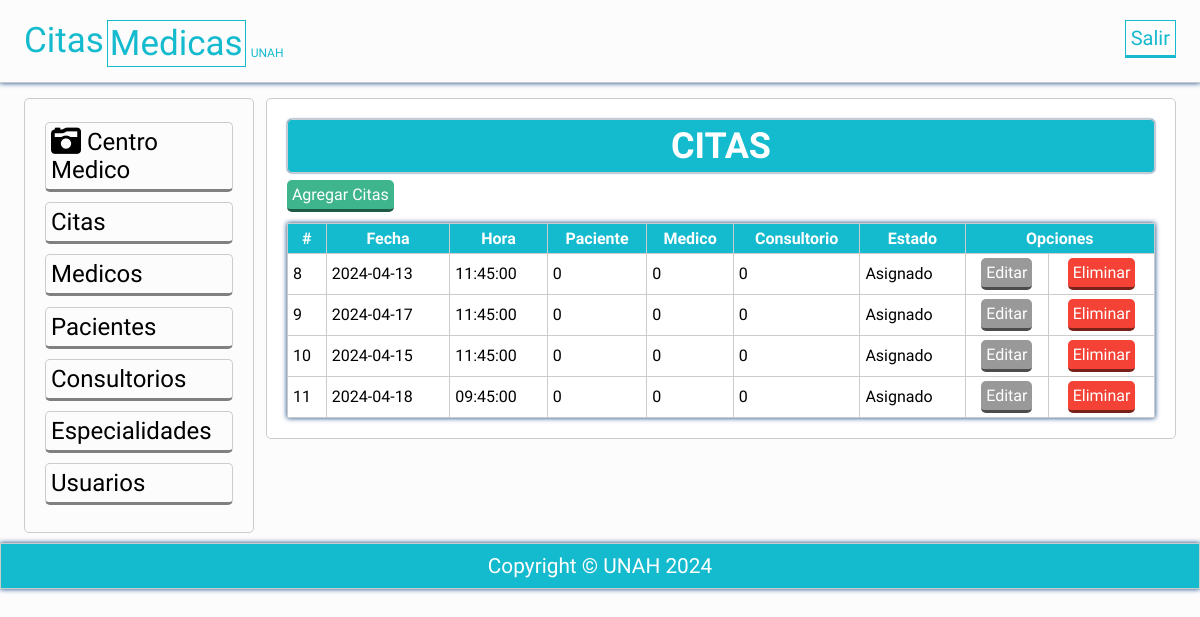
Page /vista/citas_vista.php on the committed database.
### tables this page shows
CREATE TABLE `citas` (
  `idcita` int(11) NOT NULL,
  `citfecha` date NOT NULL,
  `cithora` time NOT NULL,
  `citPaciente` int(11) NOT NULL,
  `citMedico` int(11) NOT NULL,
  `citConsultorio` int(11) NOT NULL,
  `citestado` enum('Asignado','atendido') NOT NULL,
  `citobservaciones` text NOT NULL
);

### vista/citas_vista.php (the view, shortened to what this page needs)
<?php
try{
	$conexion = new PDO('mysql:host=localhost;dbname=centromedico','root','');
}catch(PDOException $e){
	echo "Error: ". $e->getMessage();
}
$consulta = $conexion -> prepare("
		SELECT 	* FROM citas order by idcita limit 5");
$consulta ->execute();
$consulta = $consulta ->fetchAll();
?>
<?php include 'plantillas/header.php'; ?>
	<section class="main">
		<div class="wrapp">
			<?php include 'plantillas/nav.php'; ?>
				<article>
					<div class="mensaje">
						<h2>CITAS</h2>
					</div>
					<a class="agregar" href="agregarcitas.php">Agregar Citas</a>
					<table class="tabla">
						  <tr>
							<th>#</th>
							<th>Fecha</th>
							<th>Hora</th>
							<th>Paciente</th>
							<th>Medico</th>
							<th>Consultorio</th>
							<th>Estado</th>
							<th colspan="2">Opciones</th>
						  </tr>
						<?php foreach ($consulta as $Sql): ?>
						<tr>
						<?php echo "<td class='mayusculas'>". $Sql['idcita']. "</td>"; ?>
						<?php echo "<td class='mayusculas'>". $Sql['citfecha']. "</td>"; ?>
						<?php echo "<td class='mayusculas'>". $Sql['cithora']. "</td>"; ?>
						<?php echo "<td class='mayusculas'>". $Sql['citPaciente']. "</td>"; ?>
						<?php echo "<td class='mayusculas'>". $Sql['citMedico']. "</td>"; ?>
						<?php echo "<td class='mayusculas'>". $Sql['citConsultorio']. "</td>"; ?>
						<?php echo "<td class='mayusculas'>". $Sql['citestado']. "</td>"; ?>
                        <?php echo "<td class='centrar'>"."<a href='actualizarcitas.php?idcita=".$Sql['idcita']."' class='editar'>Editar</a>". "</td>"; ?>
						<?php echo "<td class='centrar'>"."<a href='eliminar_citas.php?idcita=".$Sql['idcita']."' class='eliminar'>Eliminar</a>". "</td>"; ?>
						</tr>
						<?php endforeach; ?>
						</table>
				</article>
	</section>
<?php include 'plantillas/footer.php'; ?>
</body>
</html>

### vista/plantillas/header.php (shortened to what this page needs)
<!DOCTYPE html>
<html lang="en">
<head>
	<link rel="stylesheet" href="css/estilos.css">
	<link rel="stylesheet" href="path/to/font-awesome/css/font-awesome.min.css">
</head>
<body>
    <header>
		<div class="wrapp">
				<a href="index.php" title="CenterMedicine">Citas<a class="bordes" href="index.php" title="Centro Medicine">Medicas</a><span>UNAH</span></a>
            <div class="usuario">
                <a href="cerrar.php" title="Cerrar Sesion"> Salir</a>
            </div>
		</div>
	</header>

### vista/plantillas/nav.php
<aside>
	<div class="widget">
			<a href="index.php" title="CenterMedicine"><i class="fa fa-camera-retro fa-lg"></i> Centro Medico</a>
			<a href="citas.php" title="Citas">Citas</a>
			<a href="medicos.php" title="Medicos">Medicos</a>
			<a href="pacientes.php" title="Pacientes">Pacientes</a>
			<a href="consultorios.php" title="Consultorios">Consultorios</a>
            <a href="especialidades.php" >Especialidades</a>
			<a href="usuarios.php" title="Usuarios">Usuarios</a>
	</div>
</aside>

### vista/plantillas/footer.php
<footer>
<p>Copyright © UNAH 2024</a></p>
</footer>

### css/estilos.css (style rules this page uses)
* { -webkit-box-sizing: border-box; -moz-box-sizing: border-box; box-sizing: border-box; margin:0px; padding:0px; font-family: 'Antic', sans-serif; }
body { background: rgba(0,0,0,.01); color:#000; }
.wrapp { padding: 0% 2%; width:100%; margin:auto; overflow: hidden; }
header a { color: #14BACE; display:inline-block; }
.usuario { float: right; color: #14BACE; }
.usuario a { padding: 5px; border: 1px solid #14BACE; border-bottom: 3px solid #14BACE; font-size: 20px; }
header { text-transform: none; width: 100%; height: 83px; padding:20px 0; overflow: hidden; font-size: 2.5em; border-bottom: 1px solid rgba(0,0,0,.2); margin-bottom:5px ; box-shadow: 0 0px 5px #013D82 !important; }
.mensaje { background: #14BACE; padding:5px; color:#fff; border-radius:5px; text-align: center; font-size: 1.5em; margin-bottom: 5px; box-shadow: 0 0px 2px #013D82 !important; }
aside { float: left; width: 20%; color:#fff; padding:20px; border-radius:5px; margin: 10px 0px; }
aside a { border-radius:5px; margin: .3em 0em; float:left; width:100%; color:black; display:block; padding: 5px; cursor:pointer; margin-top:3px; border:1px solid #ccc; border-bottom:3px solid gray; font-size:1.5em; text-decoration:none; }
article a { display:block; font-weight: normal; }
article { margin: 10px 0px; margin-left:1%; float: left; width: 79%; padding:20px; background: rgb(255, 255, 255); border-radius:5px; }
article,aside, .mensaje { border:1px solid #ccc; }
span { margin-left:2px; font-size: .3em; }
article a { margin: 2px 0px; display:inline-block; padding: 5px; color: white; border-radius:5px; cursor:pointer; border-bottom: 3px solid rgba(0, 0, 0,.5); width:auto; text-decoration:none; text-align:center; position: relative; }
article .agregar { background:#3FB58E; }
article .editar { background:#999; }
article .eliminar { background:#F44336; }
footer { width: 100%; background: #14BACE; padding:10px 10%; border:1px solid #ccc; text-align: center; color: #fff; font-size: 1.3em; box-shadow: 0 0px 5px #013D82 !important; }
footer li,a { text-decoration: none; color: #fff; }
.tabla { box-shadow: 0 0px 5px #013D82 !important; width:100%; margin-top: 1%; border-collapse: collapse; }
.tabla th { background: #14BACE; padding: 5px; color:white; }
.centrar { text-align: center; }
.tabla td { padding: 2px 5px; }
.tabla td,th { border:1px solid #ccc; }
header a, .bordes { font-size: 35px; float:left; color: #14BACE; cursor:pointer; }
header span,a:hover { color: #14BACE; }
.bordes { border: 1px solid #14BACE; padding: 2px; margin:0px 3px; }
.mayusculas { text-transform: capitalize; }

### rows in the picture
citas: idcita "8", citfecha "2024-04-13", cithora "11:45:00", citPaciente "0", citMedico "0", citConsultorio "0", citestado "Asignado"
citas: idcita "9", citfecha "2024-04-17", cithora "11:45:00", citPaciente "0", citMedico "0", citConsultorio "0", citestado "Asignado"
citas: idcita "10", citfecha "2024-04-15", cithora "11:45:00", citPaciente "0", citMedico "0", citConsultorio "0", citestado "Asignado"
citas: idcita "11", citfecha "2024-04-18", cithora "09:45:00", citPaciente "0", citMedico "0", citConsultorio "0", citestado "Asignado"
